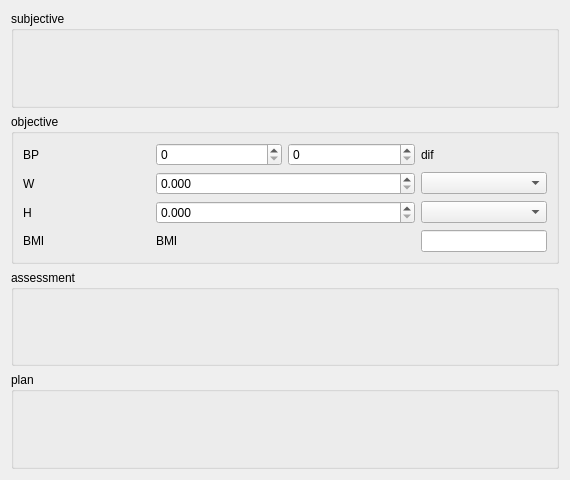
<?xml version="1.0" encoding="UTF-8"?>
<ui version="4.0">
 <class>BaseWidgets::Internal::BaseFormWidget</class>
 <widget class="QWidget" name="BaseWidgets::Internal::BaseFormWidget">
  <property name="geometry">
   <rect>
    <x>0</x>
    <y>0</y>
    <width>570</width>
    <height>480</height>
   </rect>
  </property>
  <property name="windowTitle">
   <string/>
  </property>
  <layout class="QVBoxLayout" name="verticalLayout_3">
   <item>
    <widget class="QGroupBox" name="sGroup">
     <property name="title">
      <string>subjective</string>
     </property>
     <layout class="QGridLayout" name="gridLayout_2">
      <item row="0" column="0">
       <layout class="QVBoxLayout" name="sLayout"/>
      </item>
     </layout>
    </widget>
   </item>
   <item>
    <widget class="QGroupBox" name="oGroup">
     <property name="title">
      <string>objective</string>
     </property>
     <layout class="QHBoxLayout" name="horizontalLayout">
      <item>
       <layout class="QGridLayout" name="gridLayout">
        <item row="0" column="0">
         <widget class="QLabel" name="bpLabel">
          <property name="text">
           <string>BP</string>
          </property>
         </widget>
        </item>
        <item row="0" column="1">
         <widget class="QSpinBox" name="bpSyst">
          <property name="maximum">
           <number>300</number>
          </property>
          <property name="singleStep">
           <number>10</number>
          </property>
         </widget>
        </item>
        <item row="0" column="2">
         <widget class="QSpinBox" name="bpDiast">
          <property name="maximum">
           <number>300</number>
          </property>
          <property name="singleStep">
           <number>10</number>
          </property>
         </widget>
        </item>
        <item row="0" column="3">
         <widget class="QLabel" name="bpPulse">
          <property name="text">
           <string>dif</string>
          </property>
         </widget>
        </item>
        <item row="1" column="0">
         <widget class="QLabel" name="wLabel">
          <property name="text">
           <string>W</string>
          </property>
         </widget>
        </item>
        <item row="1" column="1" colspan="2">
         <widget class="QDoubleSpinBox" name="weight">
          <property name="decimals">
           <number>3</number>
          </property>
          <property name="maximum">
           <double>1000000.000000000000000</double>
          </property>
         </widget>
        </item>
        <item row="1" column="3">
         <widget class="QComboBox" name="weightUnit">
          <property name="sizePolicy">
           <sizepolicy hsizetype="Minimum" vsizetype="Fixed">
            <horstretch>0</horstretch>
            <verstretch>0</verstretch>
           </sizepolicy>
          </property>
          <property name="focusPolicy">
           <enum>Qt::StrongFocus</enum>
          </property>
         </widget>
        </item>
        <item row="2" column="0">
         <widget class="QLabel" name="hLabel">
          <property name="text">
           <string>H</string>
          </property>
         </widget>
        </item>
        <item row="2" column="1" colspan="2">
         <widget class="QDoubleSpinBox" name="height">
          <property name="decimals">
           <number>3</number>
          </property>
          <property name="minimum">
           <double>0.000000000000000</double>
          </property>
          <property name="maximum">
           <double>1000.000000000000000</double>
          </property>
         </widget>
        </item>
        <item row="2" column="3">
         <widget class="QComboBox" name="heightUnit">
          <property name="sizePolicy">
           <sizepolicy hsizetype="Minimum" vsizetype="Fixed">
            <horstretch>0</horstretch>
            <verstretch>0</verstretch>
           </sizepolicy>
          </property>
          <property name="focusPolicy">
           <enum>Qt::StrongFocus</enum>
          </property>
         </widget>
        </item>
        <item row="3" column="0">
         <widget class="QLabel" name="bmiLabel">
          <property name="text">
           <string>BMI</string>
          </property>
         </widget>
        </item>
        <item row="3" column="1" colspan="2">
         <widget class="QLabel" name="bmiValueLabel">
          <property name="sizePolicy">
           <sizepolicy hsizetype="Minimum" vsizetype="Preferred">
            <horstretch>0</horstretch>
            <verstretch>0</verstretch>
           </sizepolicy>
          </property>
          <property name="text">
           <string>BMI</string>
          </property>
         </widget>
        </item>
        <item row="3" column="3">
         <widget class="QLineEdit" name="bmiValueLineEdit">
          <property name="sizePolicy">
           <sizepolicy hsizetype="Minimum" vsizetype="Fixed">
            <horstretch>0</horstretch>
            <verstretch>0</verstretch>
           </sizepolicy>
          </property>
          <property name="readOnly">
           <bool>true</bool>
          </property>
         </widget>
        </item>
       </layout>
      </item>
      <item>
       <layout class="QVBoxLayout" name="oLayout" stretch="">
        <property name="sizeConstraint">
         <enum>QLayout::SetMaximumSize</enum>
        </property>
       </layout>
      </item>
     </layout>
    </widget>
   </item>
   <item>
    <widget class="QGroupBox" name="aGroup">
     <property name="title">
      <string>assessment</string>
     </property>
     <layout class="QGridLayout" name="gridLayout_3">
      <item row="0" column="0">
       <layout class="QHBoxLayout" name="aLayout"/>
      </item>
     </layout>
    </widget>
   </item>
   <item>
    <widget class="QGroupBox" name="pGroup">
     <property name="title">
      <string>plan</string>
     </property>
     <layout class="QVBoxLayout" name="verticalLayout_2">
      <item>
       <layout class="QHBoxLayout" name="pLayout"/>
      </item>
     </layout>
    </widget>
   </item>
  </layout>
 </widget>
 <tabstops>
  <tabstop>bpSyst</tabstop>
  <tabstop>bpDiast</tabstop>
  <tabstop>weight</tabstop>
  <tabstop>weightUnit</tabstop>
  <tabstop>height</tabstop>
  <tabstop>heightUnit</tabstop>
  <tabstop>bmiValueLineEdit</tabstop>
 </tabstops>
 <resources/>
 <connections/>
</ui>
